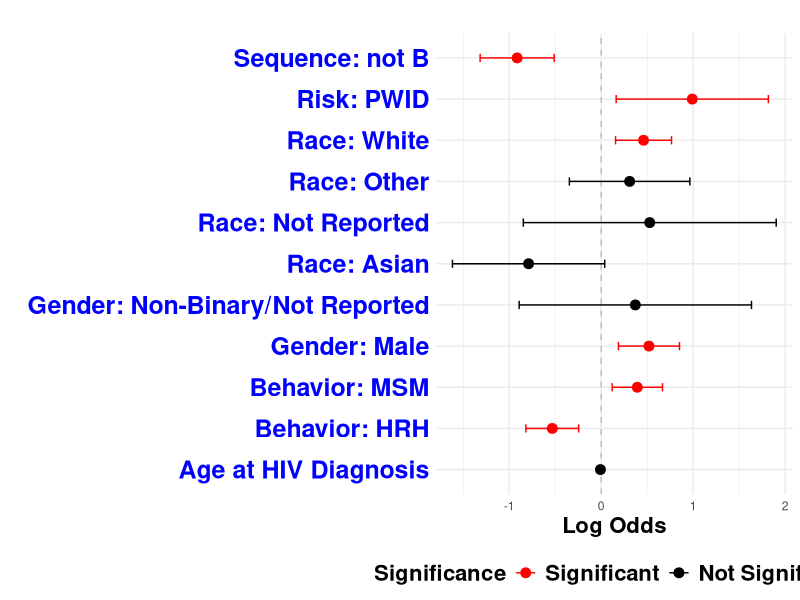

R code for this plot:
library(ggplot2)

# Sample data
df <- data.frame(
  category = c("Gender: Male", "Gender: Non-Binary/Not Reported", "Race: Asian", "Race: Other", "Race: White", "Race: Not Reported", "Sequence: not B", "Behavior: MSM", "Behavior: HRH", "Risk: PWID", "Age at HIV Diagnosis"),
  log_odds = c(0.5195, 0.3712, -0.7893, 0.3093, 0.4604, 0.5280, -0.91371, 0.39270, -0.53185, 0.99007, -0.007950),
  std_error = c(0.1693, 0.6443, 0.4223, 0.3342, 0.1552, 0.7014, 0.20528, 0.13964, 0.14633, 0.42209, 0.005376),
  p_value = c(0.00214, 0.56453, 0.06162, 0.35464, 0.00301, 0.45160, 8.54e-06, 0.00492, 0.000278, 0.019, 0.139)
)

# Calculate confidence intervals
df$lower_ci <- df$log_odds - 1.96 * df$std_error
df$upper_ci <- df$log_odds + 1.96 * df$std_error

# Determine if CI crosses 0 (non-significant) or not (significant)
df$significant <- ifelse(df$lower_ci * df$upper_ci <= 0, "No", "Yes")

ggplot(df, aes(x=log_odds, y=category)) + 
  geom_vline(aes(xintercept=0), linetype="dashed", color="grey") +
  
  # Point for log odds colored by significance
  geom_point(aes(color=significant), size=3) +  
  
  # Error bars colored by significance
  geom_errorbarh(aes(xmin=lower_ci, xmax=upper_ci, color=significant), height=0.2) +
  
  scale_color_manual(values=c("No"="black", "Yes"="red"), 
                     name="Significance",
                     breaks=c("Yes", "No"),
                     labels=c("Significant", "Not Significant")) +
  
  labs(title="", x="Log Odds", y="") +
  theme_minimal() +
  theme(legend.position="bottom",
        axis.text.y=element_text(size=18, face="bold", color="blue"),   # for y-axis categories
        axis.title.x=element_text(size=16, face="bold", color="black"), # for x-axis label "Log Odds"
        legend.title=element_text(size=16, face="bold", color="black"), # for legend title "Significance"
        legend.text=element_text(size=16, face="bold", color="black"))  # for legend items "Significant"/"Not Significant"
